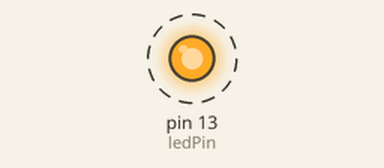
Bench run of a sketch on a simulated Arduino Uno, built with avr-gcc and run on an emulated ATmega328P. On the bench: output pins drawn as LEDs (lit = HIGH). Dashed ring = blinking. At 10.0 s the program stops and its outputs stay as they are.

Above: at 0.02 s.
Timing chart, 0 to 3.0 s (numbered marks = the images above):
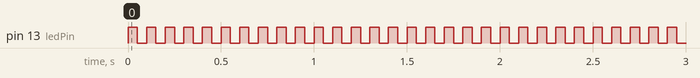

The sketch:

overdue.ino
```cpp
int ledPin = 13;


void setup() {
  // declare the ledPin as an OUTPUT:
  pinMode(ledPin, OUTPUT);

}

void loop() {
  // read the value from the sensor:

  // turn the ledPin on

  int count = 0;
  while(count<1000)
  {
    digitalWrite(ledPin, HIGH);
    delay(50);
    digitalWrite(ledPin, LOW);
    delay(50);
    count+=10;
  }
  while(0==0)
  {
    digitalWrite(ledPin, LOW);
  }


}
```

Measured:
- by itself, pin 13 (ledPin): alternates HIGH for 0.05 s and LOW for 0.05 s, 200 changes in all, then stays LOW
